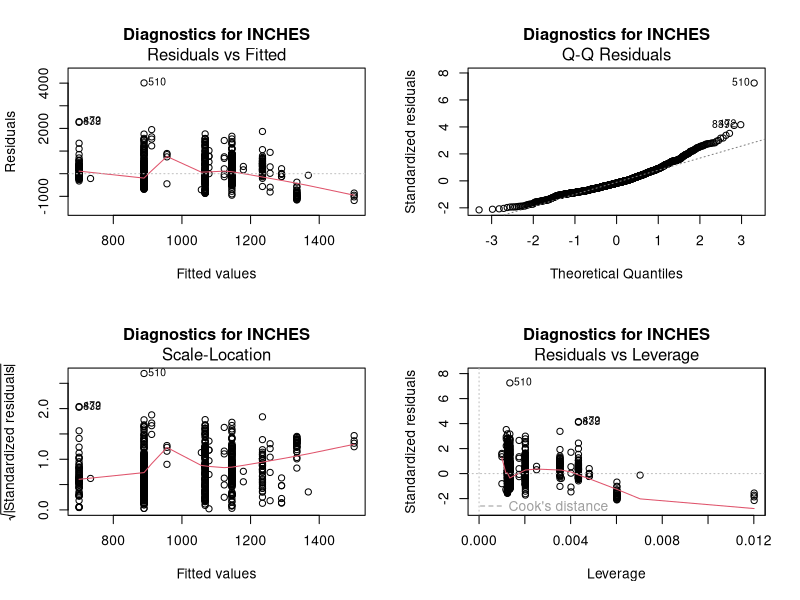
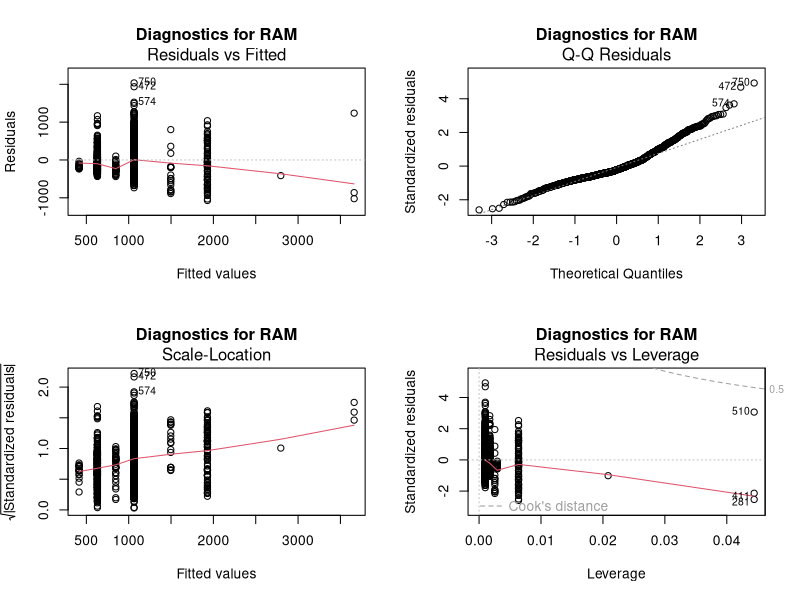
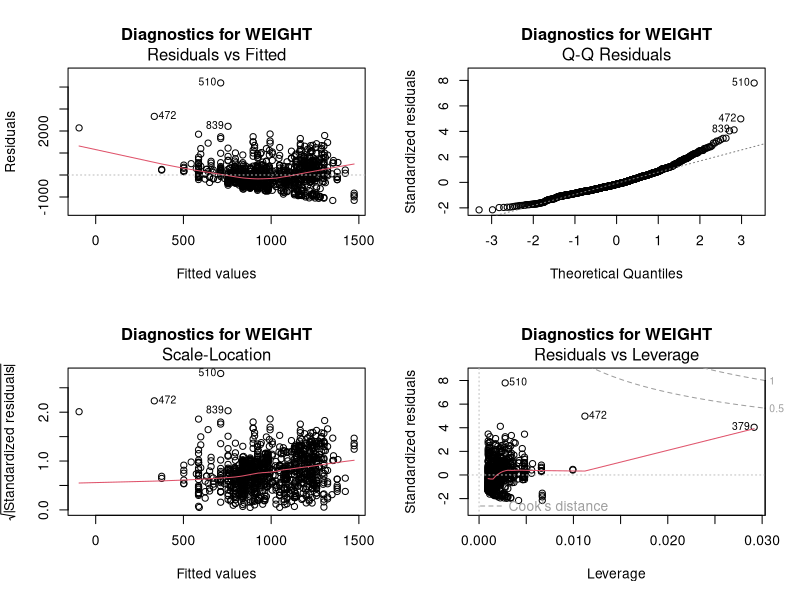
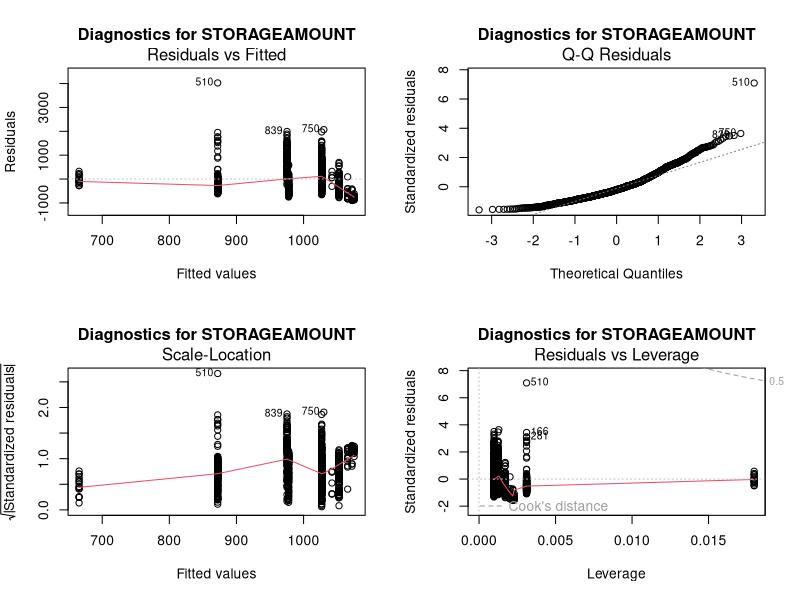
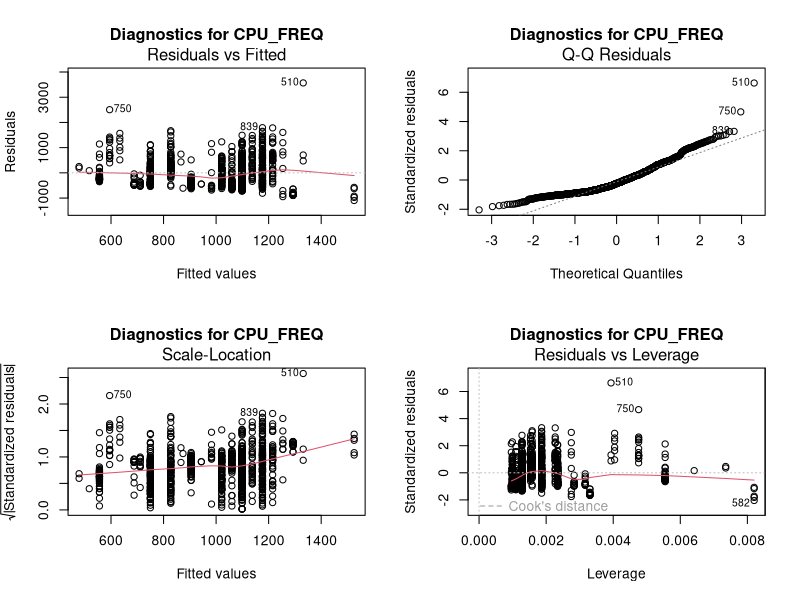
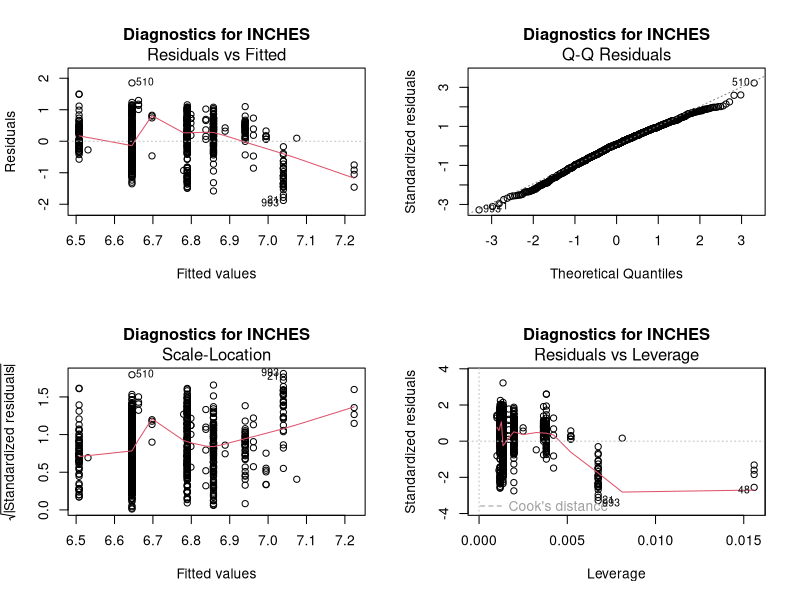
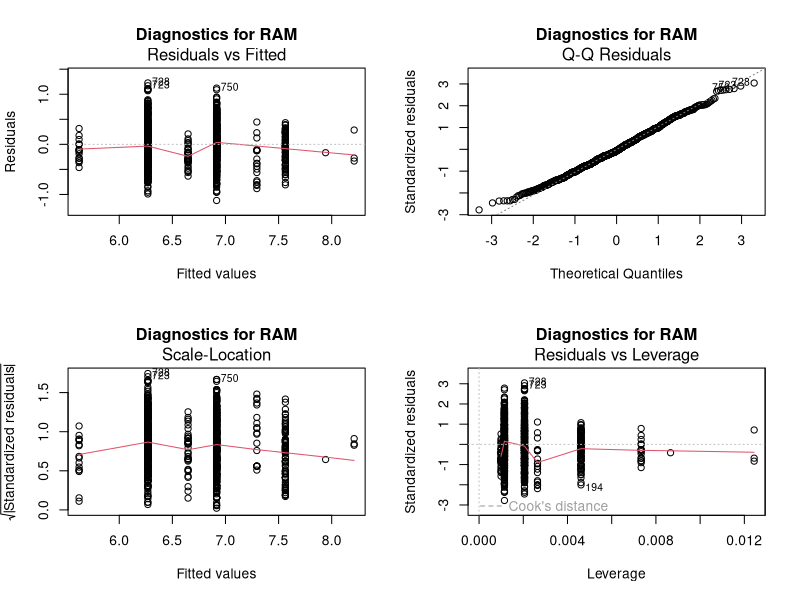
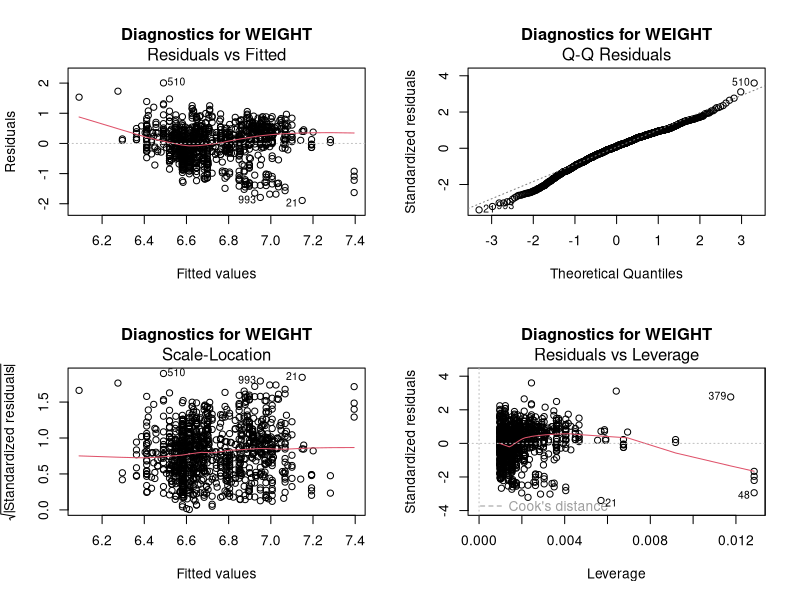

These charts were generated, in order, by the following R code:
library(readr)
library(ggplot2)
library(dplyr)
laptop_prices_modified <- read_csv("laptop_prices_modified.csv")

subset_columns <- c("inches", "ram", "weight", "storageamount", "CPU_freq") # "storagetype", "company"

# Summarize data
for (col in subset_columns) {
  print(toupper(col))
  formula <- as.formula(paste("price_euros ~", col))
  model <- lm(formula, data = laptop_prices_modified)
  print(summary(model))
}

# Generate Diagnostics Plots -- No remedial measures
for (col in subset_columns) {
  print(toupper(col)) 
  formula <- as.formula(paste("price_euros ~", col))
  model <- lm(formula, data = laptop_prices_modified)
  par(mfrow = c(2, 2))
  plot(model, main = paste("Diagnostics for", toupper(col)))
}

# multiple regression model
laptop_prices_modified$company_factor <- as.factor(laptop_prices_modified$company)
laptop_prices_modified$storage_type_factor <- as.factor(laptop_prices_modified$storagetype)
full_model = lm(
  price_euros ~ inches + ram + weight + storageamount + storage_type_factor + company_factor,
  data = laptop_prices_modified
)
summary(full_model)

# Apply logarithmic transformation to the relevant columns and then fit the models
for (col in subset_columns) {
  print(toupper(col)) 
  transformed_data <- laptop_prices_modified
  transformed_data$log_price <- log(transformed_data$price_euros)
  if (is.numeric(transformed_data[[col]])) {
    transformed_data[[paste0("log_", col)]] <- log(transformed_data[[col]])
  }
  formula <- as.formula(paste("log_price ~", paste0("log_", col)))
  model <- lm(formula, data = transformed_data)
  fitted_values <- fitted(model)
  residuals_values <- residuals(model)
  
  # Generate diagnostics plots
  par(mfrow = c(2, 2))
  plot(model, main = paste("Diagnostics for", toupper(col)))
}

# Predicted vs. Actual
predicted <- predict(full_model)
actual <- laptop_prices_modified$price_euros

# Scatter plot
par(mfrow = c(1, 1))
plot(actual, predicted, 
     xlab = "Actual Prices", 
     ylab = "Predicted Prices", 
     main = "Predicted vs. Actual Prices")
abline(0, 1, col = "red")  # Add a y = x line


# Partial dependence plots
for (col in subset_columns) {
  p <- ggplot(data = laptop_prices_modified, aes_string(x = col, y = "price_euros")) +
    geom_point(alpha = 0.5) +  # Add data points
    geom_smooth(method = "lm", formula = y ~ x, se = TRUE, color = "blue") +  # Add regression line
    labs(title = paste("Effect of", col, "on Price"), 
         x = col, 
         y = "Price (Euros)")
  
  print(p)
}

# Partial dependence on Company
laptop_prices_modified$company_factor_ordered <- reorder(
  laptop_prices_modified$company_factor,
  laptop_prices_modified$price_euros,
  FUN = median
)
# Plot with reordered factor levels
ggplot(data = laptop_prices_modified, aes(x = company_factor_ordered, y = price_euros)) +
  geom_point(alpha = 0.5) +  # Add data points
  geom_smooth(method = "lm", formula = y ~ x, se = TRUE, color = "blue") +  # Add regression line
  labs(title = "Effect of Company on Price", x = "Company (Ordered by Average Price)", y = "Price (Euros)") +
  theme(axis.text.x = element_text(angle = 45, hjust = 1))


# Fit the full linear model
full_model <- lm(price_euros ~ inches + ram + weight + storageamount + 
                   storage_type_factor + company_factor, data = laptop_prices_modified)

# Generate the diagnostic plots for the full model
par(mfrow = c(2, 2))  # Arrange the plots in a 2x2 grid

# Residuals vs. Fitted plot
plot(full_model, main = "Residuals vs. Fitted")

# Apply log transformation to the full model
laptop_prices_modified$log_price <- log(laptop_prices_modified$price_euros)
laptop_prices_modified$log_inches <- log(laptop_prices_modified$inches)
laptop_prices_modified$log_ram <- log(laptop_prices_modified$ram)
laptop_prices_modified$log_weight <- log(laptop_prices_modified$weight)
laptop_prices_modified$log_storageamount <- log(laptop_prices_modified$storageamount)

# Fit the model with log-transformed variables
log_formula <- log_price ~ log_inches + log_ram + log_weight + log_storageamount + 
  storage_type_factor + company_factor

log_model <- lm(log_formula, data = laptop_prices_modified)

# Print the summary of the transformed model
summary(log_model)

# Generate the diagnostic plots for the log-transformed model
par(mfrow = c(2, 2))  # Arrange the plot layout (2x2 grid)
plot(log_model, main = "Diagnostics for Log-Transformed Model")



# Singular Comparison Models
weight_inches = lm(
  price_euros ~ inches + weight,
  data = laptop_prices_modified
)
summary(weight_inches)

storage_amount_type = lm(
  price_euros ~ storageamount + storage_type_factor,
  data = laptop_prices_modified
)
summary(storage_amount_type)

freq_ram = lm(
  price_euros ~ CPU_freq + ram,
  data = laptop_prices_modified
)
summary(freq_ram)

company_freq = lm(
  price_euros ~ CPU_freq + company_factor,
  data = laptop_prices_modified
)
summary(company_freq)

company_ram = lm(
  price_euros ~ ram + company_factor,
  data = laptop_prices_modified
)
summary(company_ram)


company_storage_amount = lm(
  price_euros ~ storageamount + company_factor,
  data = laptop_prices_modified
)
summary(company_storage_amount)

company_inches = lm(
  price_euros ~ inches + company_factor,
  data = laptop_prices_modified
)
summary(company_inches)

company_weight = lm(
  price_euros ~ weight + company_factor,
  data = laptop_prices_modified
)
summary(company_weight)

company_weight_inches = lm(
  price_euros ~ inches + weight + company_factor,
  data = laptop_prices_modified
)
summary(company_weight_inches)


